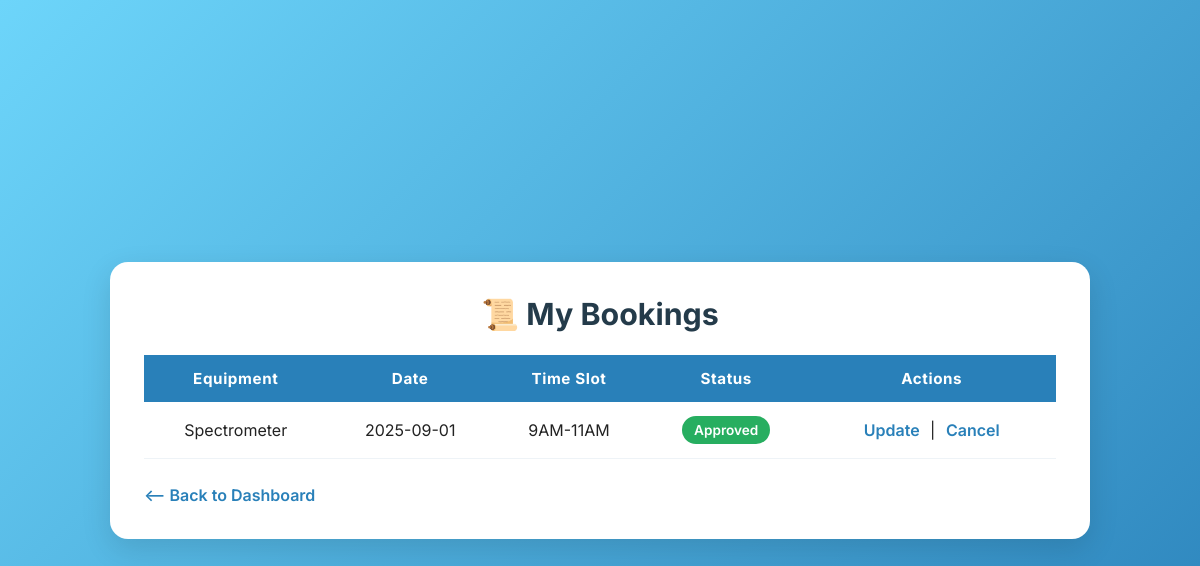
Page /my_bookings (signed in) on the committed database.
### app.py (models this page shows)
class Booking(db.Model):
    id = db.Column(db.Integer, primary_key=True)
    username = db.Column(db.String(50), nullable=False)
    equipment = db.Column(db.String(50), nullable=False)
    date = db.Column(db.String(20), nullable=False)
    time_slot = db.Column(db.String(20), nullable=False)
    status = db.Column(db.String(20), default="Pending")

### app.py (the view)
@app.route("/my_bookings")
def my_bookings():
    if "username" not in session or session.get("is_admin"):
        flash("Please login first ❌")
        return redirect(url_for("login"))
    user_bookings = Booking.query.filter_by(username=session["username"]).all()
    return render_template("view_bookings.html", bookings=user_bookings)

### minidemo2.1/templates/view_bookings.html (shortened to what this page needs)
<!DOCTYPE html>
<html lang="en">
<head>
</head>
<body>
  <div class="container">
    <h2>📜 My Bookings</h2>
    <div class="table-wrap">
      {% if bookings and bookings|length > 0 %}
      <table>
        <thead>
          <tr>
            <th>Equipment</th>
            <th>Date</th>
            <th>Time Slot</th>
            <th>Status</th>
            <th>Actions</th>
          </tr>
        </thead>
        <tbody>
          {% for booking in bookings %}
          <tr>
            <td>{{ booking.equipment }}</td>
            <td>
              {% if booking.date %}
                {{ booking.date }}
              {% elif booking.booking_date %}
                {{ booking.booking_date }}
              {% elif booking.bookingDate %}
                {{ booking.bookingDate }}
              {% else %}
                N/A
              {% endif %}
            </td>
            <td>{{ booking.time_slot }}</td>
            <td>
              {% if booking.status == "Approved" %}
                <span class="badge success">Approved</span>
              {% elif booking.status == "Rejected" %}
                <span class="badge danger">Rejected</span>
              {% else %}
                <span class="badge warning">Pending</span>
              {% endif %}
            </td>
            <td class="actions">
              <a href="{{ url_for('update_booking', booking_id=booking.id) }}">Update</a> |
              <a href="{{ url_for('cancel_booking', booking_id=booking.id) }}">Cancel</a>
            </td>
          </tr>
          {% endfor %}
        </tbody>
      </table>
      {% else %}
        <div class="empty">You don't have any bookings yet.</div>
      {% endif %}
    </div>
    <a class="back" href="{{ url_for('dashboard') }}">⟵ Back to Dashboard</a>
  </div>
</body>
</html>

### minidemo2.1/templates/view_bookings.html (style rules this page uses)
:root { --primary: #2980b9; --accent: #4facfe; --muted: #7f8c8d; --card-bg: #ffffff; --success: #27ae60; --danger: #e74c3c; --warning: #f1c40f; }
* { box-sizing:border-box }
body { margin:0; font-family: 'Inter', system-ui, -apple-system, "Segoe UI", Roboto, "Helvetica Neue", Arial; min-height:100vh; display:flex; align-items:center; justify-content:center; background: linear-gradient(135deg,#6dd5fa 0%, #2980b9 100%); }
.container { width:92%; max-width:980px; background:var(--card-bg); border-radius:18px; padding:34px; box-shadow:0 10px 30px rgba(0,0,0,0.12); animation:fadeIn .5s ease; }
h2 { margin:0 0 22px 0; text-align:center; color:#243b4a; font-size:1.9rem; font-weight:700; }
.table-wrap { overflow-x:auto }
table { width:100%; border-collapse:collapse; margin-bottom:18px; table-layout:auto; }
thead th { text-align:center; padding:14px 12px; background:var(--primary); color:#fff; font-weight:700; font-size:.95rem; letter-spacing:.6px; }
tbody td { padding:14px 12px; text-align:center; color:#222; border-bottom:1px solid #eef3f7; }
.badge { display:inline-block; padding:6px 12px; border-radius:14px; font-size:.85rem; font-weight:600; color:#fff; }
.badge.success { background:var(--success); }
.actions a { color:var(--primary); text-decoration:none; font-weight:600; margin:0 6px; }
.back { display:inline-block; margin-top:8px; color:var(--primary); text-decoration:none; font-weight:600; }

### rows in the picture
Booking: equipment "Spectrometer", date "2025-09-01", time_slot "9AM-11AM", status "Approved"
